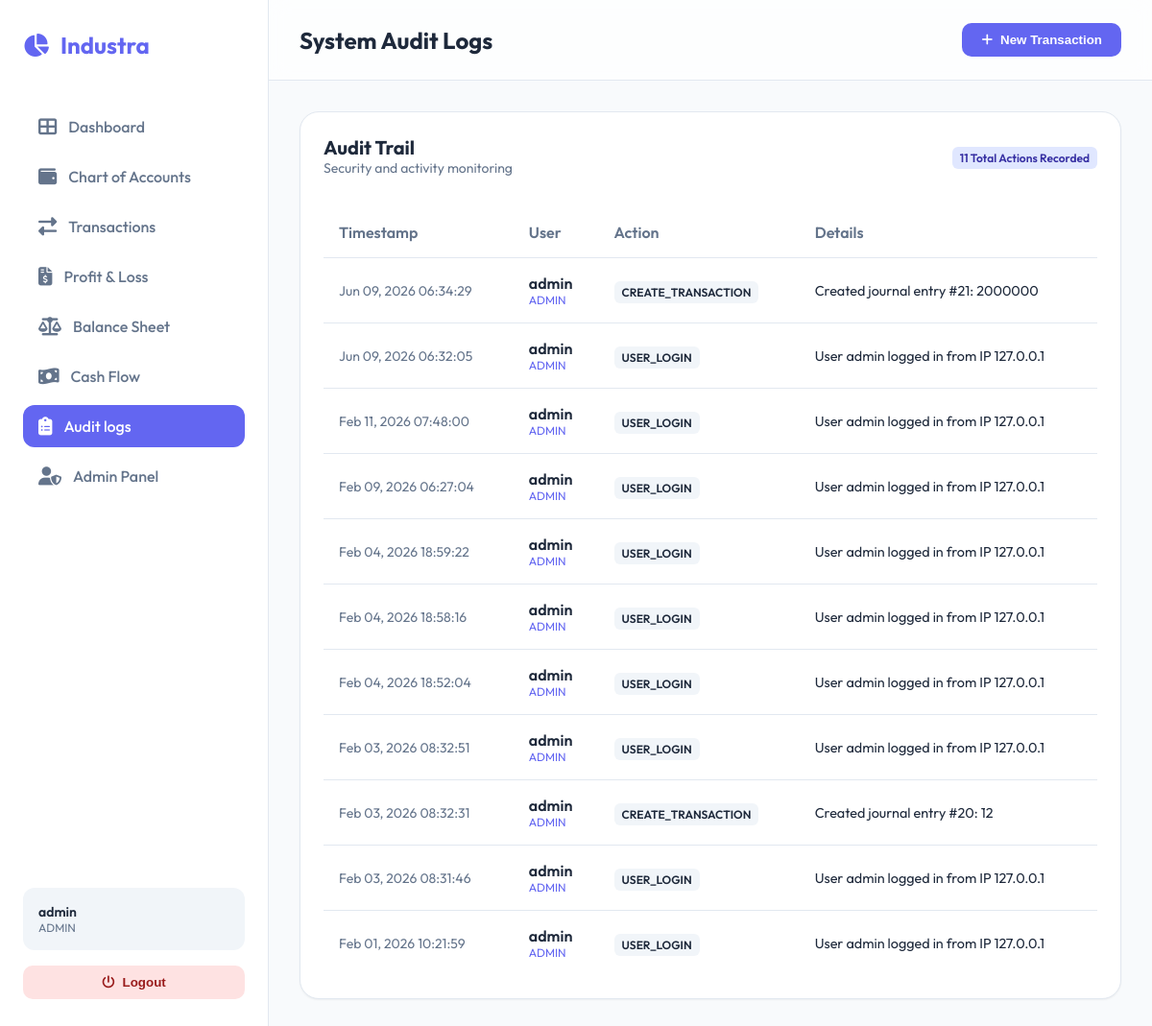
The app's page /audit-logs/ (signed in) with its own data.
### accounting/models.py (models this page shows, shortened)
class UserProfile(models.Model):
    ROLES = [
        ('ADMIN', 'Administrator'),
        ('ACCOUNTANT', 'Accountant'),
        ('MANAGER', 'Manager'),
        ('VIEWER', 'Viewer'),
    ]
    user = models.OneToOneField(User, on_delete=models.CASCADE, related_name='profile')
    role = models.CharField(max_length=20, choices=ROLES, default='VIEWER')
    phone = models.CharField(max_length=20, blank=True)

class AuditLog(models.Model):
    action = models.CharField(max_length=100)
    user = models.ForeignKey(User, on_delete=models.SET_NULL, null=True)
    timestamp = models.DateTimeField(auto_now_add=True)
    details = models.TextField()

### accounting/views.py (the view)
# urls.py: path('audit-logs/', views.audit_logs, name='audit_logs'),
@staff_member_required
def audit_logs(request):
    logs = AuditLog.objects.all().order_by('-timestamp')
    return render(request, 'accounting/audit_logs.html', {'logs': logs})

### accounting/templates/accounting/audit_logs.html
{% extends 'accounting/base.html' %}
{% block page_title %}System Audit Logs{% endblock %}
{% block content %}
<div class="card">
    <div style="display: flex; justify-content: space-between; align-items: center; margin-bottom: 2rem;">
        <div>
            <h3 style="font-size: 1.25rem; font-weight: 700;">Audit Trail</h3>
            <p style="color: var(--text-light); font-size: 0.875rem;">Security and activity monitoring</p>
        </div>
        <div>
            <span class="badge badge-primary">{{ logs.count }} Total Actions Recorded</span>
        </div>
    </div>
    <table>
        <thead>
            <tr>
                <th>Timestamp</th>
                <th>User</th>
                <th>Action</th>
                <th>Details</th>
            </tr>
        </thead>
        <tbody>
            {% for log in logs %}
            <tr>
                <td style="color: var(--text-light); font-size: 0.875rem;">{{ log.timestamp|date:"M d, Y H:i:s" }}</td>
                <td>
                    <div style="font-weight: 600;">{{ log.user.username }}</div>
                    <div style="font-size: 0.75rem; color: var(--primary);">{{ log.user.profile.role }}</div>
                </td>
                <td>
                    <span class="badge" style="background: #f1f5f9; color: var(--text-dark);">{{ log.action }}</span>
                </td>
                <td style="font-size: 0.9rem;">{{ log.details }}</td>
            </tr>
            {% empty %}
            <tr>
                <td colspan="4" style="text-align: center; padding: 2rem; color: var(--text-light);">No activity logs
                    found.</td>
            </tr>
            {% endfor %}
        </tbody>
    </table>
</div>
{% endblock %}

### accounting/templates/accounting/base.html (shortened to what this page needs)
<!DOCTYPE html>
<html lang="en">
<head>
    <link rel="stylesheet" href="https://cdnjs.cloudflare.com/ajax/libs/font-awesome/6.4.0/css/all.min.css">
</head>
<body>
    <aside class="sidebar">
        <div class="logo">
            <i class="fas fa-chart-pie"></i>
            <span>Industra</span>
        </div>
        <ul class="nav-links">
            <li>
                <a href="{% url 'dashboard' %}"
                    class="{% if request.resolver_match.url_name == 'dashboard' %}active{% endif %}">
                    <i class="fas fa-th-large"></i>
                    <span>Dashboard</span>
                </a>
            </li>
            <li>
                <a href="{% url 'accounts_list' %}"
                    class="{% if request.resolver_match.url_name == 'accounts_list' %}active{% endif %}">
                    <i class="fas fa-wallet"></i>
                    <span>Chart of Accounts</span>
                </a>
            </li>
            <li>
                <a href="{% url 'transactions_list' %}"
                    class="{% if request.resolver_match.url_name == 'transactions_list' %}active{% endif %}">
                    <i class="fas fa-exchange-alt"></i>
                    <span>Transactions</span>
                </a>
            </li>
            <li>
                <a href="{% url 'profit_loss' %}"
                    class="{% if request.resolver_match.url_name == 'profit_loss' %}active{% endif %}">
                    <i class="fas fa-file-invoice-dollar"></i>
                    <span>Profit & Loss</span>
                </a>
            </li>
            <li>
                <a href="{% url 'balance_sheet' %}"
                    class="{% if request.resolver_match.url_name == 'balance_sheet' %}active{% endif %}">
                    <i class="fas fa-balance-scale"></i>
                    <span>Balance Sheet</span>
                </a>
            </li>
            <li>
                <a href="{% url 'cash_flow' %}"
                    class="{% if request.resolver_match.url_name == 'cash_flow' %}active{% endif %}">
                    <i class="fas fa-money-bill-wave"></i>
                    <span>Cash Flow</span>
                </a>
            </li>
            {% if request.user.is_staff %}
            <li>
                <a href="{% url 'audit_logs' %}"
                    class="{% if request.resolver_match.url_name == 'audit_logs' %}active{% endif %}">
                    <i class="fas fa-clipboard-list"></i>
                    <span>Audit logs</span>
                </a>
            </li>
            {% endif %}
            <li>
                <a href="/admin/" target="_blank">
                    <i class="fas fa-user-shield"></i>
                    <span>Admin Panel</span>
                </a>
            </li>
        </ul>
        <div style="margin-top: auto;">
            {% if user.is_authenticated %}
            <div style="padding: 1rem; background: #f1f5f9; border-radius: 12px; margin-bottom: 1rem;">
                <div style="font-weight: 600; font-size: 0.875rem;">{{ user.username }}</div>
                <div style="font-size: 0.75rem; color: var(--text-light);">{{ user.profile.role }}</div>
            </div>
            <form action="{% url 'logout' %}" method="post">
                <button type="submit" class="btn"
                    style="width: 100%; background: #fee2e2; color: #991b1b; justify-content: center;">
                    <i class="fas fa-power-off"></i> Logout
                </button>
            </form>
            {% endif %}
        </div>
    </aside>
    <main class="main-container">
        <header>
            <div class="header-left">
                <h2>{% block page_title %}Dashboard{% endblock %}</h2>
            </div>
            <div class="header-right">
                <button class="btn btn-primary" onclick="location.href='{% url 'add_transaction' %}'">
                    <i class="fas fa-plus"></i> New Transaction
                </button>
            </div>
        </header>
        <div class="content">
            {% block content %}{% endblock %}
        </div>
    </main>
</body>
</html>

### accounting/templates/accounting/base.html (style rules this page uses)
:root { --primary: #6366f1; --primary-light: #818cf8; --secondary: #64748b; --bg-body: #f8fafc; --bg-sidebar: #ffffff; --text-dark: #1e293b; --text-light: #64748b; --white: #ffffff; --glass: rgba(255, 255, 255, 0.7); --border: #e2e8f0; --shadow-sm: 0 1px 2px 0 rgb(0 0 0 / 0.05); --shadow-md: 0 4px 6px -1px rgb(0 0 0 / 0.1), 0 2px 4px -2px rgb(0 0 0 / 0.1); --shadow-lg: 0 10px 15px -3px rgb(0 0 0 / 0.1), 0 4px 6px -4px rgb(0 0 0 / 0.1); }
* { margin: 0; padding: 0; box-sizing: border-box; }
body { font-family: 'Outfit', sans-serif; background-color: var(--bg-body); color: var(--text-dark); height: 100vh; display: flex; overflow: hidden; }
.sidebar { width: 280px; background: var(--bg-sidebar); border-right: 1px solid var(--border); display: flex; flex-direction: column; padding: 2rem 1.5rem; transition: all 0.3s ease; }
.logo { display: flex; align-items: center; gap: 12px; font-size: 1.5rem; font-weight: 700; color: var(--primary); margin-bottom: 3rem; }
.nav-links { list-style: none; display: flex; flex-direction: column; gap: 0.5rem; }
.nav-links a { text-decoration: none; color: var(--text-light); display: flex; align-items: center; gap: 12px; padding: 12px 16px; border-radius: 12px; font-weight: 500; transition: all 0.2s ease; }
.nav-links a:hover, .nav-links a.active { background: var(--primary); color: var(--white); }
.nav-links a i { font-size: 1.2rem; }
.main-container { flex: 1; display: flex; flex-direction: column; overflow-y: auto; position: relative; }
header { padding: 1.5rem 2rem; display: flex; justify-content: space-between; align-items: center; background: var(--glass); backdrop-filter: blur(10px); position: sticky; top: 0; z-index: 100; border-bottom: 1px solid var(--border); }
.content { padding: 2rem; max-width: 1200px; margin: 0 auto; width: 100%; }
.btn { padding: 10px 20px; border-radius: 10px; font-weight: 600; cursor: pointer; transition: all 0.2s; border: none; display: inline-flex; align-items: center; gap: 8px; text-decoration: none; }
.btn-primary { background: var(--primary); color: var(--white); }
.card { background: var(--white); border-radius: 20px; padding: 1.5rem; border: 1px solid var(--border); box-shadow: var(--shadow-sm); transition: transform 0.3s ease, box-shadow 0.3s ease; }
.badge { padding: 4px 8px; border-radius: 6px; font-size: 0.75rem; font-weight: 600; }
.badge-primary { background: #e0e7ff; color: #3730a3; }
table { width: 100%; border-collapse: collapse; margin-top: 1rem; }
th { text-align: left; padding: 1rem; font-weight: 600; color: var(--text-light); border-bottom: 1px solid var(--border); }
td { padding: 1rem; border-bottom: 1px solid var(--border); }
tr:last-child td { border: none; }

### records on screen
AuditLog: timestamp "Jun 09, 2026 06:34:29", user.username "admin", user.profile.role "ADMIN", action "CREATE_TRANSACTION", details "Created journal entry #21: 2000000"
AuditLog: timestamp "Jun 09, 2026 06:32:05", user.username "admin", user.profile.role "ADMIN", action "USER_LOGIN", details "User admin logged in from IP 127.0.0.1"
AuditLog: timestamp "Feb 11, 2026 07:48:00", user.username "admin", user.profile.role "ADMIN", action "USER_LOGIN", details "User admin logged in from IP 127.0.0.1"
AuditLog: timestamp "Feb 09, 2026 06:27:04", user.username "admin", user.profile.role "ADMIN", action "USER_LOGIN", details "User admin logged in from IP 127.0.0.1"
AuditLog: timestamp "Feb 04, 2026 18:59:22", user.username "admin", user.profile.role "ADMIN", action "USER_LOGIN", details "User admin logged in from IP 127.0.0.1"
AuditLog: timestamp "Feb 04, 2026 18:58:16", user.username "admin", user.profile.role "ADMIN", action "USER_LOGIN", details "User admin logged in from IP 127.0.0.1"
AuditLog: timestamp "Feb 04, 2026 18:52:04", user.username "admin", user.profile.role "ADMIN", action "USER_LOGIN", details "User admin logged in from IP 127.0.0.1"
AuditLog: timestamp "Feb 03, 2026 08:32:51", user.username "admin", user.profile.role "ADMIN", action "USER_LOGIN", details "User admin logged in from IP 127.0.0.1"
AuditLog: timestamp "Feb 03, 2026 08:32:31", user.username "admin", user.profile.role "ADMIN", action "CREATE_TRANSACTION", details "Created journal entry #20: 12"
AuditLog: timestamp "Feb 03, 2026 08:31:46", user.username "admin", user.profile.role "ADMIN", action "USER_LOGIN", details "User admin logged in from IP 127.0.0.1"
AuditLog: timestamp "Feb 01, 2026 10:21:59", user.username "admin", user.profile.role "ADMIN", action "USER_LOGIN", details "User admin logged in from IP 127.0.0.1"

### other values on screen
{{ user.username }} "admin"
{{ user.profile.role }} "ADMIN"
{{ logs.count }} "11"
